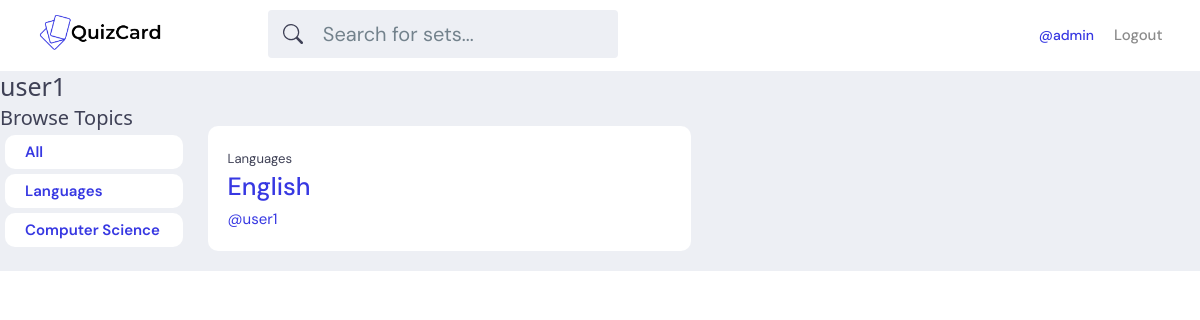
The app's page /profile/2/ (signed in) with its own data.
### base/models.py (models this page shows, shortened)
class Topic(models.Model):
    name = models.CharField(max_length=200)

class Set(models.Model):
    user = models.ForeignKey(User, on_delete=models.SET_NULL, null=True)
    topic = models.ForeignKey(Topic, on_delete=models.SET_NULL, null=True)
    name = models.CharField(max_length=200)
    updated = models.DateTimeField(auto_now=True)
    created = models.DateTimeField(auto_now_add=True)
    class Meta:
        ordering = ['-updated', '-created']

### base/views.py (the view)
# urls.py: path('profile/<str:pk>/', views.userProfile, name="user-profile"),
def userProfile(request, pk):
    user = User.objects.get(id=pk)
    sets = user.set_set.all()
    topics = Topic.objects.all()
    context = {'user':user, 'sets':sets, 'topics':topics}
    return render(request, 'base/profile.html', context)

### base/templates/base/profile.html
{% extends 'main.html' %}
{% block content %}
<h1>{{user.username}}</h1>
<div class="row">
    <div class="col-2">
        {% include 'base/topics_bar.html' %}
    </div>
    <div class="set-container col-10" >
        {% include 'base/feed.html' %}
    </div>
</div>
{% endblock content %}

### templates/navbar.html (shortened to what this page needs)
{% load static %}
<header class="header header--loggedIn">
    <div class="container">
        <a href="{% url 'home' %}" class="header__logo">
            <img src="{% static 'assets/logo.png' %}" />
        </a>
        <form class="header__search" method="GET" action="{% url 'home' %}" >
            <label>
            <input type="text" name="q" placeholder="Search for sets..." />
            </label>
        </form>
        <nav class="header__menu">
            {% if request.user.is_authenticated %}
            <div class="header__user">
                <a href="{% url 'user-profile' request.user.id %}"><span>@{{request.user.username}}</span></a>
                <a href="{% url 'logout' %}" >Logout</a>
            {% else %}
                <a href="{% url 'login' %}" >Login</a>
            </div>
            {% endif %}
        </nav>
    </div>
</header>

### base/templates/base/topics_bar.html
<h2>Browse Topics</h2>
<div class="topic-box fw-semibold">
    <a href="{% url 'home' %}">All</a>
</div>
{% for topic in topics %}
<div class="topic-box fw-semibold">
    <a href="{% url 'home' %}?q={{topic.name}}">{{topic.name}}</a>
</div>
{% endfor %}

### base/templates/base/feed.html (shortened to what this page needs)
<div class="row">
    {% for set in sets %}
        <div class="set-container col-6">
            <div class="set-box">
                <small>{{set.topic.name}}</small>
                <h1><a href="{% url 'set' set.id %}">{{set.name}}</a></h1>
                <a href="{% url 'user-profile' set.user.id %}">@{{set.user.username}}</a>
            </div>
        </div>
    {% endfor %}
</div>

### static/styles/styles.css (style rules this page uses)
:root { --color-main: #3738e2; --color-main-light: #0087FF; --color-dark: #3f4156; --color-dark-medium: #51546e; --color-dark-light: #696d97; --color-light: #fff; --color-gray: #8b8b8b; --color-light-gray: #b2bdbd; --color-bg: #edeff4; --color-success: #5dd693; --color-error: #fc4b0b; }
* { font-family: "DM Sans", -apple-system, BlinkMacSystemFont, "Segoe UI", Roboto, Oxygen, Ubuntu, Cantarell, "Open Sans", "Helvetica Neue", sans-serif; margin: 0; padding: 0; box-sizing: border-box; text-rendering: optimizeLegibility; font-size: inherit; }
html { font-size: 56.25%; }
@media only screen and (min-width: 1200px) { html { font-size: 62.5%; } }
body { line-height: 1.6; font-weight: 400; font-size: 1.5rem; color: var(--color-dark); background-color: var(--color-bg); }
img { width: 100%; }
a { display: inline-block; color: var(--color-main); text-decoration: none; }
input:not([type=checkbox],[type=radio]),select,textarea { width: max-content; }
.header { padding: 1rem; background-color: var(--color-light); }
.header > .container { display: flex; gap: 9.5rem; }
.header__logo, .header__user { display: flex; gap: 2rem; align-items: center; }
.header__logo > img { height: 40px; width: auto; }
.header__search > label { background-color: var(--color-bg); padding: 0.8rem 0.5rem; display: flex; align-items: center; gap: 1rem; border-radius: 4px; }
.header__search svg { fill: var(--color-dark); width: 2rem; height: 2rem; margin-left: 1rem; }
.header__search input { width: 30rem; background: transparent; border: none; outline: none; color: var(--color-dark); }
.header__menu { margin-left: auto; position: relative; }
.header__menu a { display: flex; gap: 1.5rem; align-items: center; font-weight: 500; text-decoration: none; color: var(--color-gray); }
.header__menu span { color: var(--color-main); font-weight: 500; font-size: 1.4rem; display: block; }
.set-container { min-height: 10.5rem; padding: 1rem; box-sizing: border-box }
.set-box { border-radius: 1rem; padding: 2rem; background-color: #fff; }
.topic-box { border-radius: 1rem; padding: 0.5rem 2rem 0.5rem 2rem; margin: 0.5rem; background-color: #fff; }

### records on screen
Topic: name "Languages"
Topic: name "Computer Science"
Set: topic.name "Languages", name "English", user.username "user1"

### other values on screen
{{ request.user.username }} "admin"
{{ user.username }} "user1"
